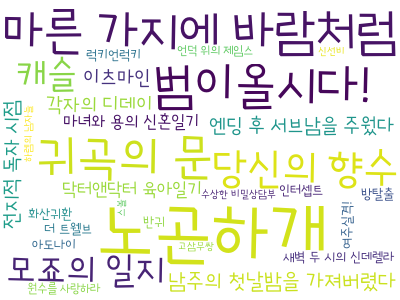

Python code for this plot:
from wordcloud import WordCloud
import json
# 예전에 만들어 놓은 webtoons.json 파일을 가져온다.
# 고양체 파일도 가져온다.

cloud = WordCloud(font_path='Goyang.otf',
                  background_color='white',
                  max_words=30,
                  width=400,
                  height=300)

with open('webtoons.json', encoding='UTF8') as file:
    webtoons = json.load(file)

res = dict()
for webtoon in webtoons['webtoons']:
    # webtoon : {"title": "전지적 독자 시점", "star" : "9.96"}
    res[webtoon['title']] = int(float(webtoon['star']) * 100) # 100을 곱하는 이유는 wordcloud가 크기를 잡아줄 것이기 때문이다.
    # res : {"전지적 독자 시점" : 996}

visual = cloud.fit_words(res)
visual.to_image()
visual.to_file('cloud01.png')
